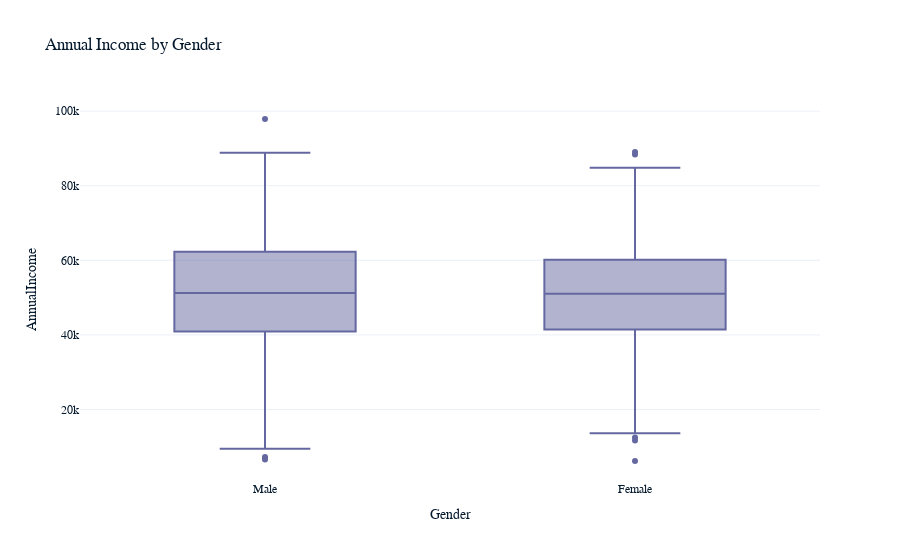

Source (notebook cell):
### Markdown cell above
- Age vs. Annual Income: There is no clear correlation between age and annual income, indicating that income levels are distributed across all age groups.
- Age vs. Spending Score: There is no distinct pattern between age and spending score, suggesting that spending behavior is independent of age.
- Annual Income vs. Spending Score: There is no strong correlation between annual income and spending score, indicating that higher income does not necessarily translate to higher spending scores.

### Code cell
# Box plot of Annual Income by Gender
fig_income_gender = px.box(df, x='Gender', y='AnnualIncome', title='Annual Income by Gender')
fig_income_gender.show()

# Box plot of Spending Score by Gender
fig_spending_gender = px.box(df, x='Gender', y='SpendingScore', title='Spending Score by Gender')
fig_spending_gender.show()

### Figure 1 — Plotly figure (JSON) as saved in the notebook; plotly's stock layout.template omitted (floating-point values rounded to 4 significant figures; data arrays with more than 128 entries replaced by an {"elided": "..."} marker saying what was removed)
{"data": [{"alignmentgroup": "True", "hovertemplate": "Gender=%{x}<br>AnnualIncome=%{y}<extra></extra>", "legendgroup": "", "marker": {"color": "#6568a0"}, "name": "", "notched": false, "offsetgroup": "", "orientation": "v", "showlegend": false, "x": {"elided": "1000 str values"}, "x0": " ", "xaxis": "x", "y": {"elided": "1000 float values"}, "y0": " ", "yaxis": "y", "type": "box"}], "layout": {"xaxis": {"anchor": "y", "domain": [0, 1], "title": {"text": "Gender"}}, "yaxis": {"anchor": "x", "domain": [0, 1], "title": {"text": "AnnualIncome"}}, "legend": {"tracegroupgap": 0}, "title": {"text": "Annual Income by Gender"}, "boxmode": "group"}}
